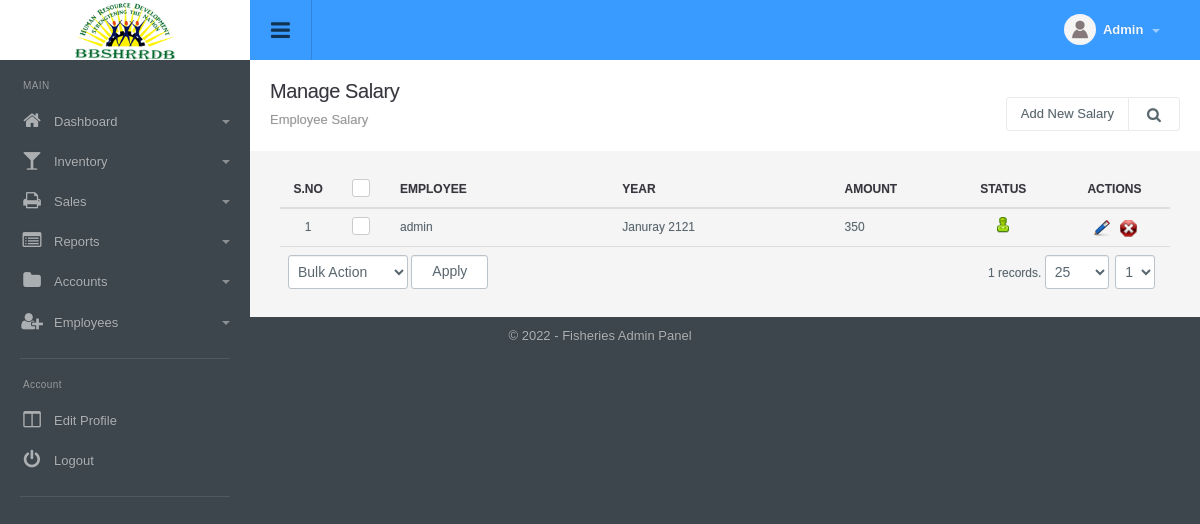
The app's page /salary_manage.php (signed in) with its own data.
### tables this page shows
CREATE TABLE `config_variable` (
  `id` int(11) NOT NULL,
  `config_type_id` int(11) NOT NULL,
  `title` varchar(512) NOT NULL,
  `notes` varchar(512) NOT NULL,
  `type` varchar(200) NOT NULL,
  `default_values` text NOT NULL,
  `key` varchar(200) NOT NULL,
  `value` text NOT NULL,
  `sortorder` int(11) NOT NULL
);

CREATE TABLE `menu` (
  `id` int(11) NOT NULL,
  `title` varchar(100) NOT NULL,
  `url` varchar(100) NOT NULL,
  `parent_id` int(11) NOT NULL,
  `depth` int(1) NOT NULL,
  `sortorder` int(11) NOT NULL,
  `icon` varchar(200) NOT NULL,
  `small_icon` varchar(200) NOT NULL
);

CREATE TABLE `salary` (
  `id` int(11) NOT NULL,
  `employee_id` int(11) NOT NULL,
  `month` int(20) NOT NULL,
  `year` int(11) NOT NULL,
  `datetime_added` datetime DEFAULT NULL,
  `amount` decimal(10,2) NOT NULL,
  `added_by` int(11) DEFAULT NULL,
  `status` int(11) NOT NULL DEFAULT '1',
  `ts` timestamp NOT NULL DEFAULT CURRENT_TIMESTAMP ON UPDATE CURRENT_TIMESTAMP
);

### include/utility.php (called while the page is built, shortened)
<?php
function get_config($var){
	global $dblink;
	$sql="select value from config_variable where `key`='".slash($var)."'";
	$resConfig=doquery($sql,$dblink);
	if(numrows($resConfig)>0){
		while($rowConfig=dofetch($resConfig))
			return unslash($rowConfig["value"]);
	}
}
$site_title=get_config("site_title");
$file_upload_root="./uploads/";
$month_array=array("Januray","February","March","April","May","June","July","August","September","October","November","December");
function slash($str){
	if(!is_array($str))
		return utf8_encode(addslashes($str));
	else{
		for($i=0; $i<count($str); $i++)
			$str[$i]=slash($str[$i]);
		return $str;
	}
}
function unslash($str){
	return stripslashes(utf8_decode($str));
	}
function get_field($table_id, $table, $field_name='title'){
 	global $dblink;
 	$rs=doquery("select ".$field_name." from $table where id='".$table_id."'", $dblink);
 	if(numrows($rs)>0){
 		$r=dofetch($rs);
 		return unslash($r[$field_name]);
 	}
}
function curr_format($amount){
	return ($amount<0?'(':'').number_format(abs($amount), 0, '.',',').($amount<0?')':'');
}

### include/db.php (called while the page is built, shortened)
<?php
function doquery($qr,$lnk){
	@$res=mysqli_query($lnk,$qr) or die($qr." - ".mysqli_error($lnk));
	return $res;
}
function dofetch($rs){
	@$rec=mysqli_fetch_array($rs);
	return $rec;
}
function numrows($rs){
	return mysqli_num_rows($rs);
}

### modules/salary/list.php (the view, shortened to what this page needs)
<?php
$extra='';
?>
<div class="page-header">
	<h1 class="title">Manage Salary</h1>
  	<ol class="breadcrumb">
    	<li class="active">Employee Salary</li>
  	</ol>
  	<div class="right">
    	<div class="btn-group" role="group" aria-label="...">
        	<a href="salary_manage.php?tab=add" class="btn btn-light editproject">Add New Salary</a>
            <a id="topstats" class="btn btn-light" href="#"><i class="fa fa-search"></i></a>
    	</div>
    </div>
</div>
<div class="panel-body table-responsive">
	<table class="table table-hover list">
    	<thead>
            <tr>
                <th width="5%" class="text-center">S.No</th>
                <th class="text-center" width="5%"><div class="checkbox checkbox-primary">
                    <label for="select_all"></label></div></th>
                <th width="20%">Employee</th>
                <th width="20%">Year</th>
                <th width="10%">Amount</th>
                <th width="10%" class="text-center">Status</th>
                <th width="10%" class="text-center">Actions</th>
            </tr>
        </thead>
        <tbody>
            <?php
            $sql="select * from salary where 1 ".$extra." order by year desc, month desc";
            $rs=show_page($rows, $pageNum, $sql);
            if(numrows($rs)>0){
                $sn=1;
                while($r=dofetch($rs)){
                    ?>
                    <tr>
                        <td class="text-center"><?php echo $sn;?></td>
                        <td class="text-center"><div class="checkbox margin-t-0 checkbox-primary">
                            <label for="<?php echo "rec_".$sn?>"></label></div>
                        </td>
                        <td><?php if($r["employee_id"]==0) echo "Default"; else echo get_field($r["employee_id"], "admin","name");?></td>
                        <td><?php echo $month_array[$r["month"]]." ",unslash($r["year"]); ?></td>
                        <td><?php echo curr_format(unslash($r["amount"])); ?></td>
                        <td class="text-center">
                            <a href="salary_manage.php?id=<?php echo $r['id'];?>&tab=status&s=<?php echo ($r["status"]==0)?1:0;?>">
                                <?php
                                if($r["status"]==0){
                                    ?>
                                    <img src="images/offstatus.png" alt="Off" title="Set Status On">
                                    <?php
                                }
                                else{
                                    ?>
                                    <img src="images/onstatus.png" alt="On" title="Set Status Off">
                                    <?php
                                }
                                ?>
                            </a>
                        </td>
                        <td class="text-center">
                            	<a href="salary_manage.php?tab=edit&id=<?php echo $r['id'];?>"><img title="Edit Record" alt="Edit" src="images/edit.png"></a>&nbsp;&nbsp;
                            	<a onclick="return confirm('Are you sure you want to delete')" href="salary_manage.php?id=<?php echo $r['id'];?>&amp;tab=delete"><img title="Delete Record" alt="Delete" src="images/delete.png"></a>
                        </td>
                    </tr>
                    <?php
                    $sn++;
                }
                ?>
                <tr>
                    <td colspan="5" class="actions">
                        <select name="bulk_action" class="" id="bulk_action" title="Choose Action">
                            <option value="null">Bulk Action</option>
                        </select>
                        <input type="button" name="apply" value="Apply" id="apply_bulk_action" class="btn btn-light" title="Apply Action"  />
                    </td>
                    <td colspan="4" class="paging" title="Paging" align="right"><?php echo pages_list($rows, "salary", $sql, $pageNum)?></td>
                </tr>
                <?php
            }
            else{
                ?>
                <tr>
                    <td colspan="9"  class="no-record">No Result Found</td>
                </tr>
                <?php
            }
            ?>
        </tbody>
     </table>
</div>

### include/header.php (shortened to what this page needs)
<!DOCTYPE html PUBLIC "-//W3C//DTD XHTML 1.0 Transitional//EN" "http://www.w3.org/TR/xhtml1/DTD/xhtml1-transitional.dtd">
<html xmlns="http://www.w3.org/1999/xhtml">
<head>
<link type="text/css" rel="stylesheet" href="css/font-awesome.min.css" />
<link type="text/css" rel="stylesheet" href="css/font-awesome.css" />
<link type="text/css" rel="stylesheet"  href="css/bootstrap.css" />
<link rel="stylesheet" href="css/bootstrap-datetimepicker.min.css" />
<link type="text/css" rel="stylesheet"  href="css/awesome-bootstrap-checkbox.css" />
<link href="css/general.css" type="text/css" rel="stylesheet" />
<link type="text/css" rel="stylesheet"  href="css/style.css" />
</head>
<body>
	<div id="wrapper" class="round_corners">
    	<div id="top" class="clearfix">
            <div class="applogo">
                <a href="index.php" class="logo"><?php $admin_logo=get_config("admin_logo"); if(empty($admin_logo)) echo $site_title; else { ?><img src="<?php echo $file_upload_root;?>config/<?php echo $admin_logo?>" /><?php }?></a>
            </div>
            <a class="sidebar-open-button" href="#"><i class="fa fa-bars"></i></a>
            <ul class="top-right">
            	<li class="dropdown link">
                	<a class="dropdown-toggle profilebox" data-toggle="dropdown" href="#">
                    	<img alt="img" src="images/profileimg-default.png">
                        <b><?php echo ucfirst((isset($_SESSION["logged_in_admin"]) && $_SESSION["logged_in_admin"]!="")?$_SESSION["logged_in_admin"]["name"]:"Guest");?></b>
                        <span class="caret"></span>
                    </a>
                </li>
           </ul>
        </div>
        <div class="sidebar clearfix">
       		<ul class="sidebar-panel nav">
  				<li class="sidetitle">MAIN</li>
				<?php
					$parents=doquery("select * from menu where parent_id=0 order by sortorder",$dblink);
					if(numrows($parents)>0){
						while($parent=dofetch($parents)){
						?>
						<li>
                        	<a href="<?php echo unslash($parent["url"])?>"><span class="icon color5"><i class="fa fa-<?php echo unslash($parent["small_icon"])?>"></i></span><?php echo unslash($parent["title"])?>
							<?php
								$submenus=doquery("select * from menu where parent_id='".$parent["id"]."' order by sortorder",$dblink);
								if(numrows($submenus)>0){
									?>
                                <span class="caret"></span></a>
                                <?php
                            }
							else{
								echo "</a>";
							}
							?>
						</li>
						<?php
					}
				}
				?>
         	</ul>
            <ul class="sidebar-panel nav">
                <li class="sidetitle">Account</li>
                <li><a href="admin_manage.php?tab=edit&id=<?php echo $_SESSION["logged_in_admin"]["id"]?>"><span class="icon color15"><i class="fa fa-columns"></i></span>Edit Profile</a></li>
                <li><a href="logout.php"><span class="icon color12"><i class="fa falist fa-power-off"></i></span>Logout</a></li>
            </ul>
	    </div>
		<div class="content">

### include/footer.php (shortened to what this page needs)
<div id="footer" class="bottom_round_corners">
	<div id="footer_content">
    	<address>&copy; <?php echo date("Y");?> - <?php echo $site_title; ?> Admin Panel</address>
    </div>
</div>
<link href="js/fancybox/jquery.fancybox.css" rel="stylesheet" type="text/css" />
<link href="js/chosen/chosen.css" rel="stylesheet" type="text/css" />
<?php include("include/upload_center.php");?>
</body>
</html>

### records on screen
config_variable: value (picture)
menu: title "Dashboard"
menu: title "Inventory"
menu: title "Sales"
menu: title "Reports"
menu: title "Accounts"
menu: title "Employees"
salary: employee.name "admin", month "Januray", year "2121", amount "350", status 1 (drawn)
config_variable: value "Fisheries"

### other values on screen
pages_list($rows, "salary", $sql, $pageNum) "1 records."
form field page "1"
